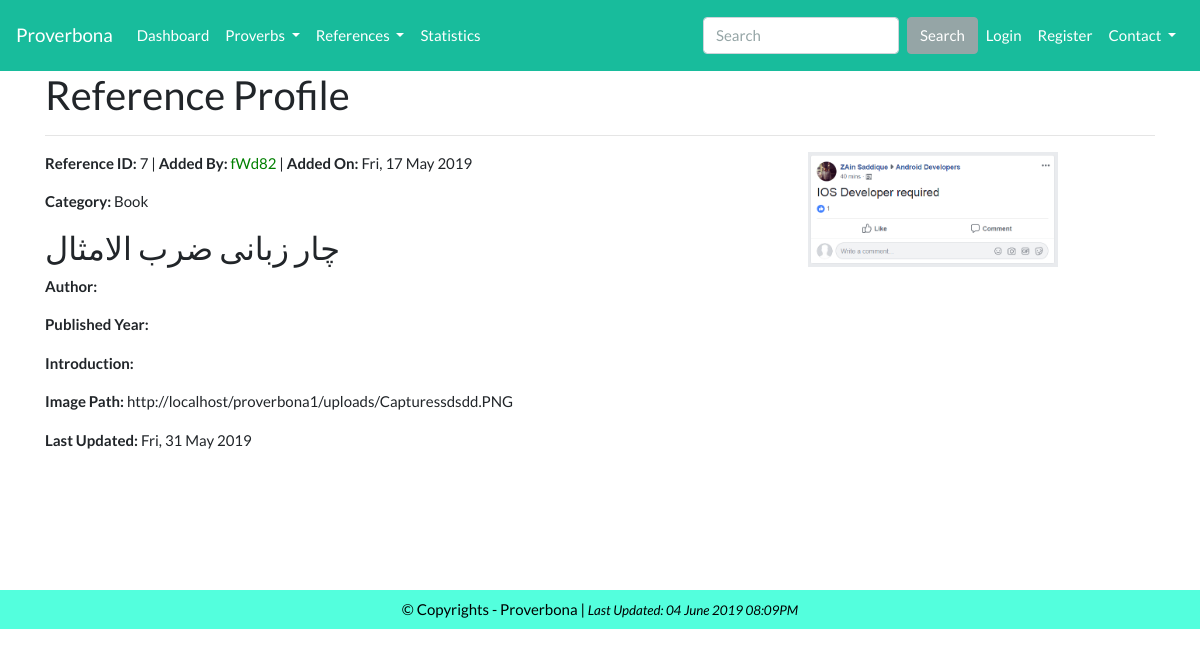
/reference/reference_profile/7, run on the app's committed database.
### tables this page shows
CREATE TABLE `table_reference` (
  `reference_id` int(11) NOT NULL,
  `reference_lang` int(11) DEFAULT NULL,
  `reference_title` mediumtext,
  `reference_category` varchar(45) DEFAULT NULL,
  `reference_author` varchar(45) DEFAULT NULL,
  `reference_introduction` mediumtext,
  `reference_published_year` varchar(45) DEFAULT NULL,
  `reference_img_path` text,
  `reference_addedby` int(11) DEFAULT NULL,
  `reference_timestamp` timestamp NULL DEFAULT CURRENT_TIMESTAMP,
  `reference_last_updated` timestamp NOT NULL DEFAULT CURRENT_TIMESTAMP ON UPDATE CURRENT_TIMESTAMP
);

CREATE TABLE `table_user` (
  `user_id` int(11) NOT NULL,
  `user_fullname` varchar(45) DEFAULT NULL,
  `user_email` varchar(45) NOT NULL,
  `user_name` varchar(45) NOT NULL,
  `user_password` varchar(45) DEFAULT NULL,
  `user_nativelang` int(11) DEFAULT NULL,
  `user_otherlang` mediumtext,
  `user_country` varchar(45) DEFAULT NULL,
  `user_address` mediumtext,
  `user_department` varchar(45) DEFAULT NULL,
  `user_bio` mediumtext,
  `user_type` varchar(255) NOT NULL DEFAULT 'user',
  `user_can_contribute` tinyint(4) NOT NULL DEFAULT '1',
  `user_timestamp` timestamp NULL DEFAULT CURRENT_TIMESTAMP,
  `user_last_updated` timestamp NOT NULL DEFAULT CURRENT_TIMESTAMP ON UPDATE CURRENT_TIMESTAMP
);

### application/controllers/Reference.php (called while the page is built, shortened)
<?php
    class Reference extends CI_Controller{
        public function reference_profile($id){
            $reference_profile = $this->Reference_model->get_reference_profile($id);
            $this->load->view('public/reference_profile', compact('reference_profile'));
        }
        function __construct() {
            $this->load->model('User_model');
            $this->load->model('Proverbs_model');
            $this->load->model('Reference_model');
        }
    }
?>

### index.php (called while the page is built, shortened)
<?php
require_once BASEPATH.'core/CodeIgniter.php';

### application/models/Reference_model.php (called while the page is built, shortened)
<?php
    class Reference_model extends CI_Model{
        public function get_reference_profile($id) {
            $q = $this->db->from('table_reference')
                        ->join('table_user', 'table_reference.reference_addedby = table_user.user_id')
                        ->where( ['reference_id' => $id] )
                        ->get();
            if ($q->num_rows())
                return $q->row();
            return false;
        }
    }
?>

### application/views/public/reference_profile.php (the view, shortened to what this page needs)
<?php
if ($this->session->userdata('login_id')) {
    include(__DIR__ . '../../admin/admin_header.php');
}else{include('public_header.php');}
?>
<div class="container">
  <h2>Reference Profile</h2>
  <hr>
  <div class="row">
    <div class="col col-lg-7">
      <p> <?= "<strong>Reference ID:</strong> " .             $reference_profile->reference_id . " | <strong>Added By:</strong> " .  anchor(base_url('user/user_profile/' . $reference_profile->user_name), $reference_profile->user_name ) . " | <strong> Added On:</strong> " . date("D, d M Y", strtotime($reference_profile->reference_timestamp)); ?></p>
      <p> <?= "<strong>Category:</strong> " .                 $reference_profile->reference_category; ?></p>
      <h3> <?=                  $reference_profile->reference_title; ?></h3>
      <p> <?= "<strong>Author:</strong> " .                   $reference_profile->reference_author; ?></p>
      <p> <?= "<strong>Published Year:</strong> " .           $reference_profile->reference_published_year; ?></p>
      <p> <?= "<strong>Introduction:</strong> " .             $reference_profile->reference_introduction; ?></p>
      <p> <?= "<strong>Image Path:</strong> " .               $reference_profile->reference_img_path ; ?></p>
      <p> <?= "<strong>Last Updated:</strong> " .             date("D, d M Y", strtotime($reference_profile->reference_last_updated)); ?></p>
      <br><br>
    </div>
    <div class="col col-lg-5 text-center">
    <?php if (! is_null($reference_profile->reference_img_path)): ?>
    <a href="<?= $reference_profile->reference_img_path ?>"> <img src="<?= $reference_profile->reference_img_path ?>" alt="<?= $reference_profile->reference_img_path ?>" width='250px'> </a>
<?php endif; ?>
    </div>
  </div>
</div>
<br>
<br>
<br>
<?php include('public_footer.php'); ?>

### assets/css/mystyles.css (style rules this page uses)
html, body { min-height:100%; height: 100%; }
a { color: green; }

### data on the page
table_reference: reference_id "7", reference_addedby.user_name "fWd82", reference_timestamp "Fri, 17 May 2019", reference_category "Book", reference_title "چار زبانی ضرب الامثال", reference_img_path "http://localhost/proverbona1/uploads/Capturessdsdd.PNG", reference_last_updated "Fri, 31 May 2019", reference_img_path (picture)
